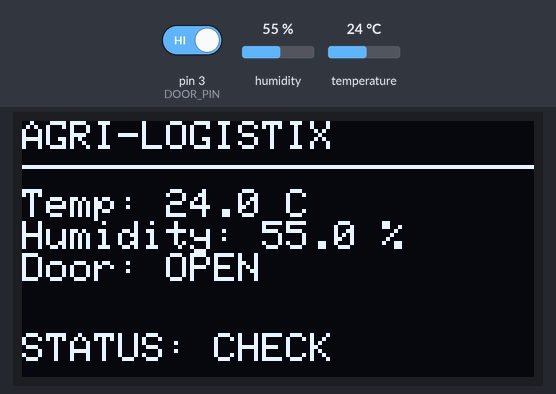
A sketch run on a simulated Arduino Uno, built with avr-gcc and run on an emulated ATmega328P. Shown: 128×64 one-colour display. Inputs (shaded band) come from the test bench; at power-on: pin 3 (DOOR_PIN) HIGH, temperature 24 °C, humidity 55 %. What the sketch prints to the serial monitor is not drawn.

Above: at 2.6 s.
2.7 s: pin 3 (DOOR_PIN) driven LOW
At 4.4 s:
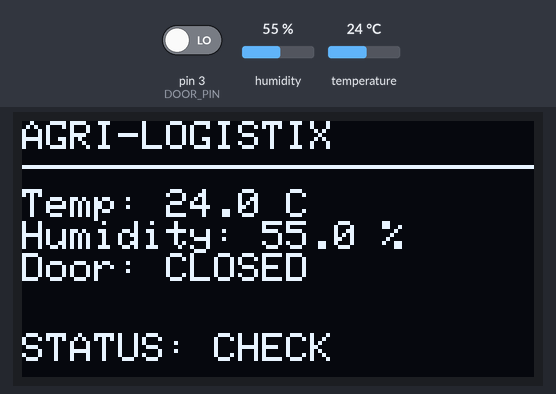
5.6 s: temperature set to 12.5 °C
At 7.3 s:
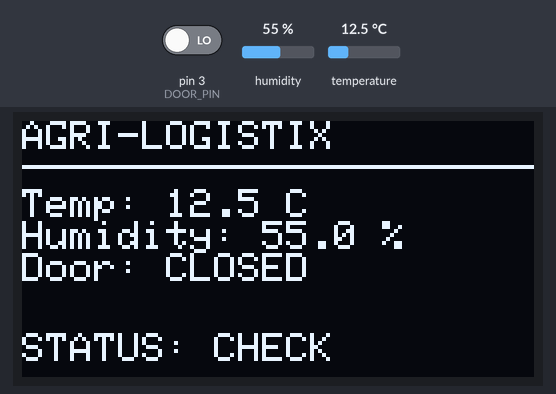
8.5 s: temperature set to 11.7 °C
At 10.4 s:
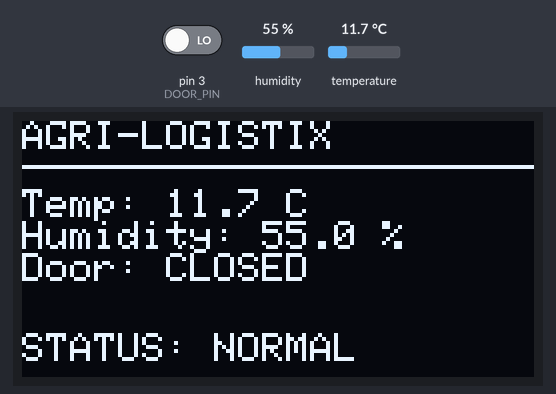
11.5 s: humidity set to 22 %
At 14.6 s:
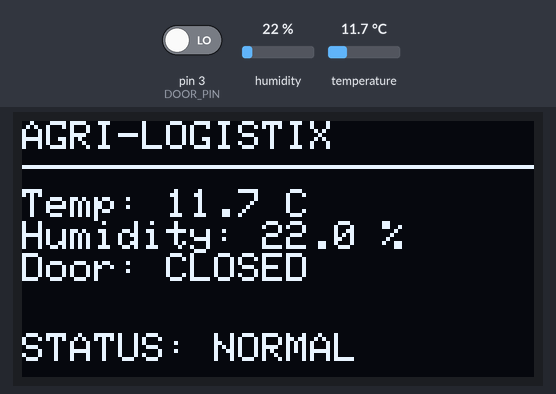
15.5 s: pin 3 (DOOR_PIN) driven HIGH
At 17.1 s:
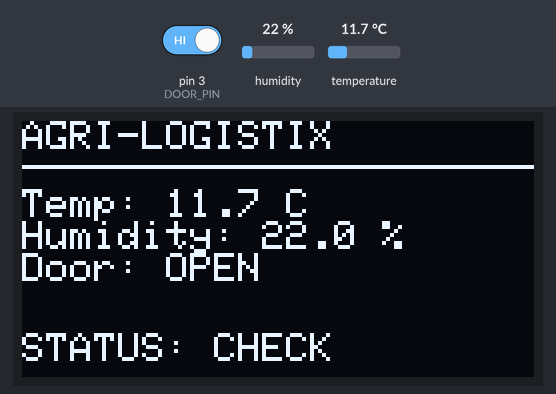
18.4 s: humidity set to 40 %
At 23.1 s:
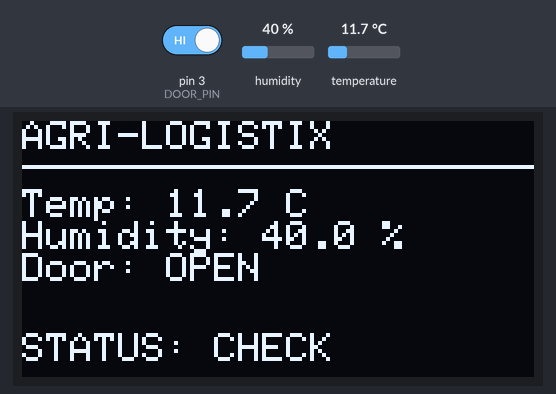
Timing chart, 0 to 24.5 s (numbered marks = the images above; inputs shaded):
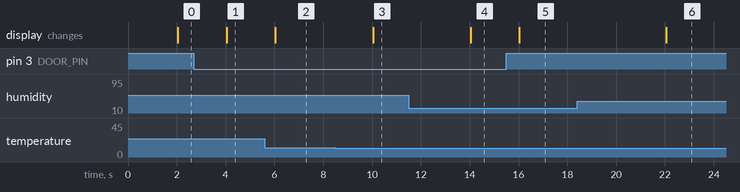

Measured:
- the behaviour switches between 12.1 and 12 °C on temperature (found by bisection; images 2 and 3)
- after the input at 2.7 s, the display: changes after 1.3 s (image 1)
- after the input at 5.6 s, the display: changes after 0.44 s (image 2)
- after the input at 8.5 s, the display: changes after 1.5 s (image 3)
- after the input at 11.5 s, the display: changes after 2.5 s (image 4)
- after the input at 15.5 s, the display: changes after 0.54 s (image 5)
- after the input at 18.4 s, the display: changes after 3.6 s (image 6)

The sketch:

arduino_main.ino
```cpp
/*
 * Agri-Logistix Smart Tracker - integrated Arduino Uno firmware
 * Hardware: Arduino Uno, DHT22 (D2), magnetic reed switch (D3),
 * optional 128x64 I2C SSD1306 OLED (0x3C, SDA=A4, SCL=A5).
 *
 * Reed-switch assumption: the contact is CLOSED when the door is shut
 * and connects D3 to GND. With INPUT_PULLUP, LOW = closed, HIGH = open.
 * Change doorIsOpen() if your switch is wired the opposite way.
 *
 * Libraries: DHT sensor library (Adafruit), Adafruit Unified Sensor,
 * Adafruit GFX Library, Adafruit SSD1306.
 */
#include <DHT.h>
#include <Wire.h>
#include <Adafruit_GFX.h>
#include <Adafruit_SSD1306.h>

#define DHT_PIN 2
#define DHT_TYPE DHT22
#define DOOR_PIN 3
#define SCREEN_WIDTH 128
#define SCREEN_HEIGHT 64
#define OLED_ADDRESS 0x3C
#define SAMPLE_INTERVAL_MS 2000UL

DHT dht(DHT_PIN, DHT_TYPE);
Adafruit_SSD1306 display(SCREEN_WIDTH, SCREEN_HEIGHT, &Wire, -1);
bool oledReady = false;
unsigned long lastSample = 0;

bool doorIsOpen() {
  return digitalRead(DOOR_PIN) == HIGH;
}

void updateDisplay(float temperature, float humidity, bool doorOpen, bool valid) {
  if (!oledReady) return;
  display.clearDisplay();
  display.setTextColor(SSD1306_WHITE);
  display.setTextSize(1);
  display.setCursor(0, 0);
  display.println(F("AGRI-LOGISTIX"));
  display.drawLine(0, 11, 127, 11, SSD1306_WHITE);
  display.setCursor(0, 17);
  if (valid) {
    display.print(F("Temp: "));
    display.print(temperature, 1);
    display.println(F(" C"));
    display.print(F("Humidity: "));
    display.print(humidity, 1);
    display.println(F(" %"));
  } else {
    display.println(F("DHT22 read error"));
  }
  display.print(F("Door: "));
  display.println(doorOpen ? F("OPEN") : F("CLOSED"));
  display.setCursor(0, 53);
  display.println((valid && temperature >= 5.0 && temperature <= 12.0 && !doorOpen) ? F("STATUS: NORMAL") : F("STATUS: CHECK"));
  display.display();
}

void setup() {
  pinMode(DOOR_PIN, INPUT_PULLUP);
  Serial.begin(9600);
  dht.begin();
  oledReady = display.begin(SSD1306_SWITCHCAPVCC, OLED_ADDRESS);
  if (oledReady) {
    display.clearDisplay();
    display.setTextColor(SSD1306_WHITE);
    display.setTextSize(1);
    display.setCursor(0, 0);
    display.println(F("Agri-Logistix boot"));
    display.display();
  }
  Serial.println(F("{\"status\":\"started\",\"baud\":9600}"));
}

void loop() {
  const unsigned long now = millis();
  if (now - lastSample < SAMPLE_INTERVAL_MS) return;
  lastSample = now;

  const float humidity = dht.readHumidity();
  const float temperature = dht.readTemperature();
  const bool valid = !isnan(humidity) && !isnan(temperature);
  const bool doorOpen = doorIsOpen();

  // One JSON object per line for Node-RED's Serial In + JSON nodes.
  Serial.print(F("{\"temp\":"));
  if (valid) Serial.print(temperature, 1); else Serial.print(F("null"));
  Serial.print(F(",\"humidity\":"));
  if (valid) Serial.print(humidity, 1); else Serial.print(F("null"));
  Serial.print(F(",\"door\":\""));
  Serial.print(doorOpen ? F("OPEN") : F("CLOSED"));
  Serial.print(F("\",\"sensor_ok\":"));
  Serial.print(valid ? F("true") : F("false"));
  Serial.println(F("}"));

  updateDisplay(temperature, humidity, doorOpen, valid);
}
```
